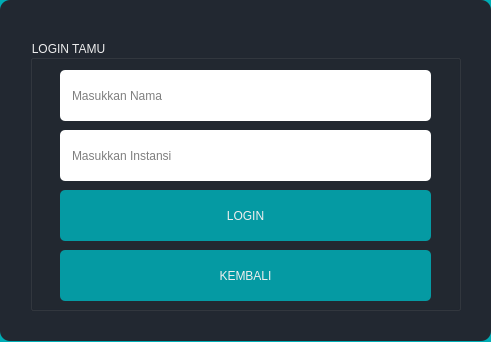
<?xml version="1.0" encoding="UTF-8"?>
<ui version="4.0">
 <class>MainWindow</class>
 <widget class="QMainWindow" name="MainWindow">
  <property name="geometry">
   <rect>
    <x>0</x>
    <y>0</y>
    <width>491</width>
    <height>342</height>
   </rect>
  </property>
  <property name="windowTitle">
   <string>Login Penunjung Perpustakaan</string>
  </property>
  <property name="windowIcon">
   <iconset resource="misc.qrc">
    <normaloff>:/unsoed.png</normaloff>:/unsoed.png</iconset>
  </property>
  <property name="layoutDirection">
   <enum>Qt::LeftToRight</enum>
  </property>
  <property name="styleSheet">
   <string notr="true"/>
  </property>
  <widget class="QWidget" name="centralWidget">
   <property name="styleSheet">
    <string notr="true">QWidget#centralWidget {
	
	background-color: #00adb5;
}</string>
   </property>
   <widget class="QStackedWidget" name="stackedWidget">
    <property name="geometry">
     <rect>
      <x>0</x>
      <y>0</y>
      <width>491</width>
      <height>341</height>
     </rect>
    </property>
    <property name="currentIndex">
     <number>1</number>
    </property>
    <widget class="QWidget" name="loginPage">
     <property name="styleSheet">
      <string notr="true">QWidget#loginPage {
	background-color: #222831;	
	border-radius: 10px;
}</string>
     </property>
     <widget class="QGroupBox" name="groupBox">
      <property name="geometry">
       <rect>
        <x>30</x>
        <y>20</y>
        <width>421</width>
        <height>291</height>
       </rect>
      </property>
      <property name="styleSheet">
       <string notr="true">QGroupBox#groupBox {
	font: 14pt &quot;Comic Sans MS&quot;;
	color: #eeeeee;
	font-weight: 400;
}</string>
      </property>
      <property name="title">
       <string>LOGIN PENGUNJUNG</string>
      </property>
      <widget class="QLineEdit" name="noIDEdit">
       <property name="geometry">
        <rect>
         <x>20</x>
         <y>50</y>
         <width>381</width>
         <height>51</height>
        </rect>
       </property>
       <property name="styleSheet">
        <string notr="true">QLineEdit#noIDEdit {
	border-radius: 5px;
	padding-left: 10px;
	font: 14pt &quot;Comic Sans MS&quot;;
}</string>
       </property>
       <property name="maxLength">
        <number>20</number>
       </property>
       <property name="placeholderText">
        <string>Masukkan No ID / Nama</string>
       </property>
      </widget>
      <widget class="QPushButton" name="loginButton">
       <property name="geometry">
        <rect>
         <x>20</x>
         <y>110</y>
         <width>381</width>
         <height>51</height>
        </rect>
       </property>
       <property name="cursor">
        <cursorShape>PointingHandCursor</cursorShape>
       </property>
       <property name="layoutDirection">
        <enum>Qt::LeftToRight</enum>
       </property>
       <property name="styleSheet">
        <string notr="true">QPushButton#loginButton {
	border-radius: 5px;
	background-color: rgba(0, 173, 181, 220);
	font: 14pt &quot;Comic Sans MS&quot;;
	color: #eeeeee;
}
QPushButton#loginButton:hover {
	background-color: rgba(0, 173, 181, 255);
	font: 16pt &quot;Comic Sans MS&quot;;
}</string>
       </property>
       <property name="text">
        <string>LOGIN</string>
       </property>
      </widget>
      <widget class="Line" name="line">
       <property name="geometry">
        <rect>
         <x>20</x>
         <y>170</y>
         <width>381</width>
         <height>16</height>
        </rect>
       </property>
       <property name="orientation">
        <enum>Qt::Horizontal</enum>
       </property>
      </widget>
      <widget class="QPushButton" name="loginGuestButton">
       <property name="geometry">
        <rect>
         <x>20</x>
         <y>190</y>
         <width>381</width>
         <height>51</height>
        </rect>
       </property>
       <property name="cursor">
        <cursorShape>PointingHandCursor</cursorShape>
       </property>
       <property name="styleSheet">
        <string notr="true">QPushButton#loginGuestButton {
	border-radius: 5px;
	background-color: rgba(0, 173, 181, 220);
	color: #eeeeee;
	font: 14pt &quot;Comic Sans MS&quot;;
}
QPushButton#loginGuestButton:hover {
	background-color: rgba(0, 173, 181, 255);
	font: 16pt &quot;Comic Sans MS&quot;;
}</string>
       </property>
       <property name="text">
        <string>LOGIN TAMU</string>
       </property>
      </widget>
     </widget>
    </widget>
    <widget class="QWidget" name="loginGuest">
     <property name="styleSheet">
      <string notr="true">QWidget#loginGuest {
	background-color: #222831;	
	border-radius: 10px;
}</string>
     </property>
     <widget class="QGroupBox" name="groupBox_3">
      <property name="geometry">
       <rect>
        <x>30</x>
        <y>40</y>
        <width>431</width>
        <height>271</height>
       </rect>
      </property>
      <property name="styleSheet">
       <string notr="true">QGroupBox#groupBox_3 {
	font: 14pt &quot;Comic Sans MS&quot;;
	color: #eeeeee;
	font-weight: 400;
}</string>
      </property>
      <property name="title">
       <string>LOGIN TAMU</string>
      </property>
      <widget class="QLineEdit" name="namaTamuEdit">
       <property name="geometry">
        <rect>
         <x>30</x>
         <y>30</y>
         <width>371</width>
         <height>51</height>
        </rect>
       </property>
       <property name="styleSheet">
        <string notr="true">QLineEdit#namaTamuEdit {
	border-radius: 5px;
	padding-left: 10px;
	font: 14pt &quot;Comic Sans MS&quot;;
}</string>
       </property>
       <property name="maxLength">
        <number>20</number>
       </property>
       <property name="placeholderText">
        <string>Masukkan Nama</string>
       </property>
      </widget>
      <widget class="QLineEdit" name="instansiTamuEdit">
       <property name="geometry">
        <rect>
         <x>30</x>
         <y>90</y>
         <width>371</width>
         <height>51</height>
        </rect>
       </property>
       <property name="styleSheet">
        <string notr="true">QLineEdit#instansiTamuEdit {
	border-radius: 5px;
	padding-left: 10px;
	font: 14pt &quot;Comic Sans MS&quot;;
}</string>
       </property>
       <property name="maxLength">
        <number>50</number>
       </property>
       <property name="placeholderText">
        <string>Masukkan Instansi</string>
       </property>
      </widget>
      <widget class="QPushButton" name="loginTamuButton">
       <property name="geometry">
        <rect>
         <x>30</x>
         <y>150</y>
         <width>371</width>
         <height>51</height>
        </rect>
       </property>
       <property name="cursor">
        <cursorShape>PointingHandCursor</cursorShape>
       </property>
       <property name="styleSheet">
        <string notr="true">QPushButton#loginTamuButton {
	border-radius: 5px;
	background-color: rgba(0, 173, 181, 220);
	font: 14pt &quot;Comic Sans MS&quot;;
	color: #eeeeee;
}
QPushButton#loginTamuButton:hover {
	background-color: rgba(0, 173, 181, 255);
	font: 16pt &quot;Comic Sans MS&quot;;
}</string>
       </property>
       <property name="text">
        <string>LOGIN</string>
       </property>
      </widget>
      <widget class="QPushButton" name="kembaliButton_2">
       <property name="geometry">
        <rect>
         <x>30</x>
         <y>210</y>
         <width>371</width>
         <height>51</height>
        </rect>
       </property>
       <property name="cursor">
        <cursorShape>PointingHandCursor</cursorShape>
       </property>
       <property name="styleSheet">
        <string notr="true">QPushButton#kembaliButton_2 {
	border-radius: 5px;
	background-color: rgba(0, 173, 181, 220);
	font: 14pt &quot;Comic Sans MS&quot;;
	color: #eeeeee;
}
QPushButton#kembaliButton_2:hover {
	background-color: rgba(0, 173, 181, 255);
	font: 16pt &quot;Comic Sans MS&quot;;
}</string>
       </property>
       <property name="text">
        <string>KEMBALI</string>
       </property>
      </widget>
     </widget>
    </widget>
    <widget class="QWidget" name="userPage">
     <property name="styleSheet">
      <string notr="true">QWidget#userPage {
	background-color: #222831;	
	border-radius: 10px;
}</string>
     </property>
     <widget class="QGroupBox" name="groupBox_2">
      <property name="geometry">
       <rect>
        <x>30</x>
        <y>30</y>
        <width>421</width>
        <height>281</height>
       </rect>
      </property>
      <property name="title">
       <string/>
      </property>
      <property name="alignment">
       <set>Qt::AlignCenter</set>
      </property>
      <widget class="QLabel" name="label">
       <property name="geometry">
        <rect>
         <x>0</x>
         <y>0</y>
         <width>421</width>
         <height>41</height>
        </rect>
       </property>
       <property name="styleSheet">
        <string notr="true">QLabel#label {
	font-weight: 500;
	font: 18pt &quot;Comic Sans MS&quot;;
	color: #eeeeee;
}</string>
       </property>
       <property name="text">
        <string>IDENTITAS</string>
       </property>
       <property name="alignment">
        <set>Qt::AlignCenter</set>
       </property>
      </widget>
      <widget class="QWidget" name="layoutWidget">
       <property name="geometry">
        <rect>
         <x>30</x>
         <y>50</y>
         <width>361</width>
         <height>161</height>
        </rect>
       </property>
       <layout class="QVBoxLayout" name="verticalLayout">
        <item>
         <layout class="QHBoxLayout" name="horizontalLayout">
          <item>
           <widget class="QLabel" name="label1">
            <property name="maximumSize">
             <size>
              <width>60</width>
              <height>40</height>
             </size>
            </property>
            <property name="styleSheet">
             <string notr="true">QLabel#label1 {
	font: 11pt &quot;Comic Sans MS&quot;;
	color: #eeeeee;
}</string>
            </property>
            <property name="text">
             <string>No ID</string>
            </property>
           </widget>
          </item>
          <item>
           <widget class="QLabel" name="noIDLabel">
            <property name="styleSheet">
             <string notr="true">QLabel#noIDLabel{
	font: 12pt &quot;Comic Sans MS&quot;;
	font-weight: bold;
	color: #eeeeee;
}</string>
            </property>
            <property name="text">
             <string/>
            </property>
           </widget>
          </item>
         </layout>
        </item>
        <item>
         <layout class="QHBoxLayout" name="horizontalLayout_2">
          <item>
           <widget class="QLabel" name="label2">
            <property name="maximumSize">
             <size>
              <width>60</width>
              <height>40</height>
             </size>
            </property>
            <property name="styleSheet">
             <string notr="true">QLabel#label2{
	font: 11pt &quot;Comic Sans MS&quot;;
	color: #eeeeee;
}</string>
            </property>
            <property name="text">
             <string>Nama</string>
            </property>
           </widget>
          </item>
          <item>
           <widget class="QLabel" name="namaLabel">
            <property name="styleSheet">
             <string notr="true">QLabel#namaLabel {
	font: 12pt &quot;Comic Sans MS&quot;;
	font-weight: bold;
	color: #eeeeee;
}</string>
            </property>
            <property name="text">
             <string/>
            </property>
           </widget>
          </item>
         </layout>
        </item>
        <item>
         <layout class="QHBoxLayout" name="horizontalLayout_3">
          <item>
           <widget class="QLabel" name="label3">
            <property name="maximumSize">
             <size>
              <width>60</width>
              <height>40</height>
             </size>
            </property>
            <property name="styleSheet">
             <string notr="true">QLabel#label3 {
	font: 11pt &quot;Comic Sans MS&quot;;
	color: #eeeeee;
}</string>
            </property>
            <property name="text">
             <string>Alamat</string>
            </property>
           </widget>
          </item>
          <item>
           <widget class="QLabel" name="alamatLabel">
            <property name="styleSheet">
             <string notr="true">QLabel#alamatLabel {
	font: 12pt &quot;Comic Sans MS&quot;;
	font-weight: bold;
	color: #eeeeee;
}</string>
            </property>
            <property name="lineWidth">
             <number>6</number>
            </property>
            <property name="text">
             <string/>
            </property>
           </widget>
          </item>
         </layout>
        </item>
        <item>
         <layout class="QHBoxLayout" name="horizontalLayout_4">
          <item>
           <widget class="QLabel" name="label4">
            <property name="maximumSize">
             <size>
              <width>60</width>
              <height>40</height>
             </size>
            </property>
            <property name="styleSheet">
             <string notr="true">QLabel#label4 {
	font: 11pt &quot;Comic Sans MS&quot;;
	color: #eeeeee;
}</string>
            </property>
            <property name="text">
             <string>Status</string>
            </property>
           </widget>
          </item>
          <item>
           <widget class="QLabel" name="statusLabel">
            <property name="styleSheet">
             <string notr="true">QLabel#statusLabel {
	font: 12pt &quot;Comic Sans MS&quot;;
	font-weight: bold;
	color: #eeeeee;
}</string>
            </property>
            <property name="text">
             <string/>
            </property>
           </widget>
          </item>
         </layout>
        </item>
       </layout>
      </widget>
      <widget class="QWidget" name="layoutWidget">
       <property name="geometry">
        <rect>
         <x>30</x>
         <y>220</y>
         <width>361</width>
         <height>42</height>
        </rect>
       </property>
       <layout class="QHBoxLayout" name="horizontalLayout_5">
        <item>
         <widget class="QPushButton" name="kembaliButton">
          <property name="minimumSize">
           <size>
            <width>0</width>
            <height>40</height>
           </size>
          </property>
          <property name="cursor">
           <cursorShape>PointingHandCursor</cursorShape>
          </property>
          <property name="styleSheet">
           <string notr="true">QPushButton#kembaliButton {
	border-radius: 5px;
	background-color: rgba(0, 173, 181, 220);
	font: 14pt &quot;Comic Sans MS&quot;;
	color: #eeeeee;
}
QPushButton#kembaliButton:hover {
	background-color: rgba(0, 173, 181, 255);
	font: 16pt &quot;Comic Sans MS&quot;;
}</string>
          </property>
          <property name="text">
           <string>KEMBALI</string>
          </property>
         </widget>
        </item>
        <item>
         <widget class="QPushButton" name="lanjutLoginButton">
          <property name="minimumSize">
           <size>
            <width>0</width>
            <height>40</height>
           </size>
          </property>
          <property name="cursor">
           <cursorShape>PointingHandCursor</cursorShape>
          </property>
          <property name="styleSheet">
           <string notr="true">QPushButton#lanjutLoginButton {
	border-radius: 5px;
	background-color: rgba(0, 173, 181, 220);
	font: 14pt &quot;Comic Sans MS&quot;;
	color: #eeeeee;
}
QPushButton#lanjutLoginButton:hover {
	background-color: rgba(0, 173, 181, 255);
	font: 15pt &quot;Comic Sans MS&quot;;
}</string>
          </property>
          <property name="text">
           <string>LANJUT LOGIN</string>
          </property>
         </widget>
        </item>
       </layout>
      </widget>
     </widget>
    </widget>
   </widget>
  </widget>
 </widget>
 <layoutdefault spacing="6" margin="11"/>
 <tabstops>
  <tabstop>noIDEdit</tabstop>
  <tabstop>loginButton</tabstop>
  <tabstop>loginGuestButton</tabstop>
  <tabstop>kembaliButton</tabstop>
  <tabstop>lanjutLoginButton</tabstop>
 </tabstops>
 <resources>
  <include location="misc.qrc"/>
 </resources>
 <connections/>
</ui>
